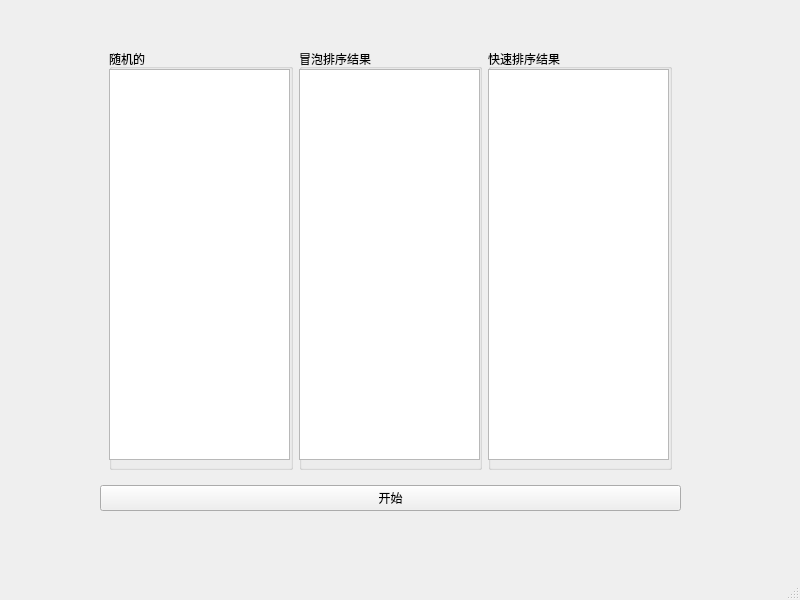
<?xml version="1.0" encoding="UTF-8"?>
<ui version="4.0">
 <class>MainWindow</class>
 <widget class="QMainWindow" name="MainWindow">
  <property name="geometry">
   <rect>
    <x>0</x>
    <y>0</y>
    <width>800</width>
    <height>600</height>
   </rect>
  </property>
  <property name="windowTitle">
   <string>MainWindow</string>
  </property>
  <widget class="QWidget" name="centralwidget">
   <widget class="QWidget" name="layoutWidget">
    <property name="geometry">
     <rect>
      <x>100</x>
      <y>40</y>
      <width>581</width>
      <height>471</height>
     </rect>
    </property>
    <layout class="QVBoxLayout" name="verticalLayout">
     <item>
      <widget class="QWidget" name="widget" native="true">
       <layout class="QHBoxLayout" name="horizontalLayout">
        <item>
         <widget class="QGroupBox" name="randombox">
          <property name="title">
           <string>随机的</string>
          </property>
          <widget class="QListWidget" name="randomlist">
           <property name="geometry">
            <rect>
             <x>0</x>
             <y>20</y>
             <width>181</width>
             <height>391</height>
            </rect>
           </property>
          </widget>
         </widget>
        </item>
        <item>
         <widget class="QGroupBox" name="bubulbox">
          <property name="title">
           <string>冒泡排序结果</string>
          </property>
          <widget class="QListWidget" name="bublelist">
           <property name="geometry">
            <rect>
             <x>0</x>
             <y>20</y>
             <width>181</width>
             <height>391</height>
            </rect>
           </property>
          </widget>
         </widget>
        </item>
        <item>
         <widget class="QGroupBox" name="quickbox">
          <property name="title">
           <string>快速排序结果</string>
          </property>
          <widget class="QListWidget" name="quicklist">
           <property name="geometry">
            <rect>
             <x>0</x>
             <y>20</y>
             <width>181</width>
             <height>391</height>
            </rect>
           </property>
          </widget>
         </widget>
        </item>
       </layout>
      </widget>
     </item>
     <item>
      <widget class="QPushButton" name="star">
       <property name="text">
        <string>开始</string>
       </property>
      </widget>
     </item>
    </layout>
   </widget>
  </widget>
  <widget class="QStatusBar" name="statusbar"/>
 </widget>
 <resources/>
 <connections/>
</ui>
